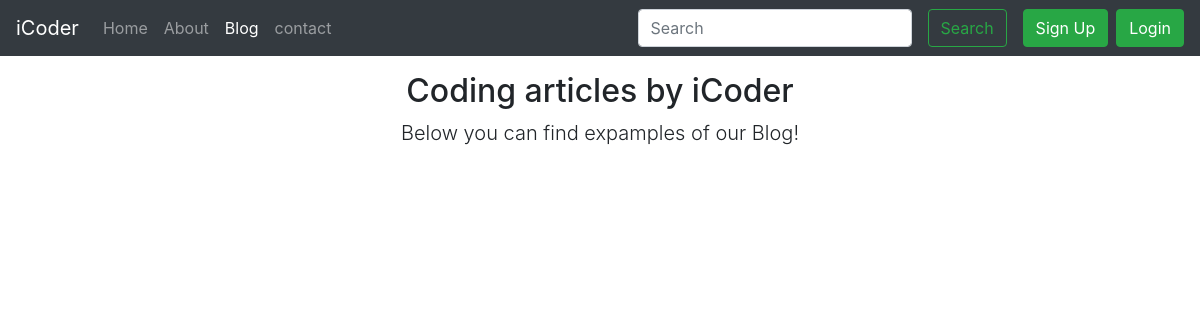
Page /blog/ on the earlier database version.
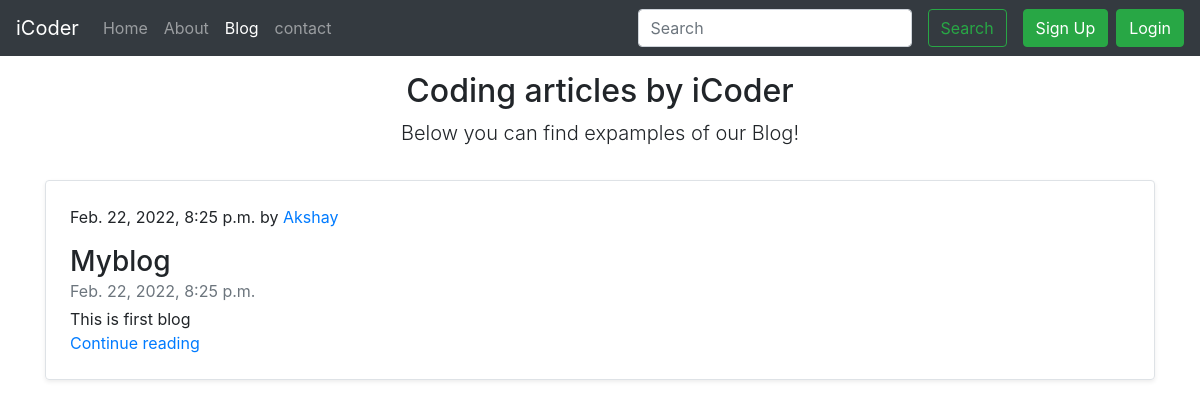
Same page on the later database version.
### blog/models.py (models this page shows, shortened)
class BlogPost(models.Model):
    sno = models.AutoField(primary_key=True)
    title = models.CharField(max_length=50)
    author = models.CharField(max_length=20)
    content = models.TextField()
    timestamp = models.DateTimeField(auto_now_add=True, blank=True)

### blog/views.py (the view)
# urls.py: path("",views.home, name="Display all Blogs"),
def home(request):
    if request.method == 'GET':
        post = BlogPost.objects.all()
        post = {'allPosts': post}
    return render(request, 'blog/blogHome.html', post)

### templates/blog/blogHome.html (shortened to what this page needs)
{% extends 'base.html' %}
{% block blogactive %} active {% endblock blogactive %}
{% block body %}
<div class="container">
    <div class="py-3 text-center">
        <h2>Coding articles by iCoder</h2>
        <p class="lead"> Below you can find expamples of our Blog!</p>
    </div>
    {% for post in allPosts %}
    <div class="row no-gutters border rounded overflow-hidden flex-md-row mb-4 shadow-sm h-md-250 position-relative">
        <div class="col p-4 d-flex flex-column position-static">
            <p class="blog-post-meta">{{post.timestamp}} by <a href="#">{{post.author}}</a></p>
            <h3 class="mb-0">{{post.title}}</h3>
            <div class="mb-1 text-muted">{{post.timestamp}}</div>
            <p class="card-text mb-auto">{{post.content| truncatechars:200 }}</p>
            <a href="/blog/{{post.sno}}" class="stretched-link">Continue reading</a>
        </div>
    </div>
    {% endfor %}
</div>
{% endblock body %}

Differences in the rows shown:
added BlogPost: timestamp "Feb. 22, 2022, 8:25 p.m.", author "Akshay", title "Myblog", content "This is first blog"
